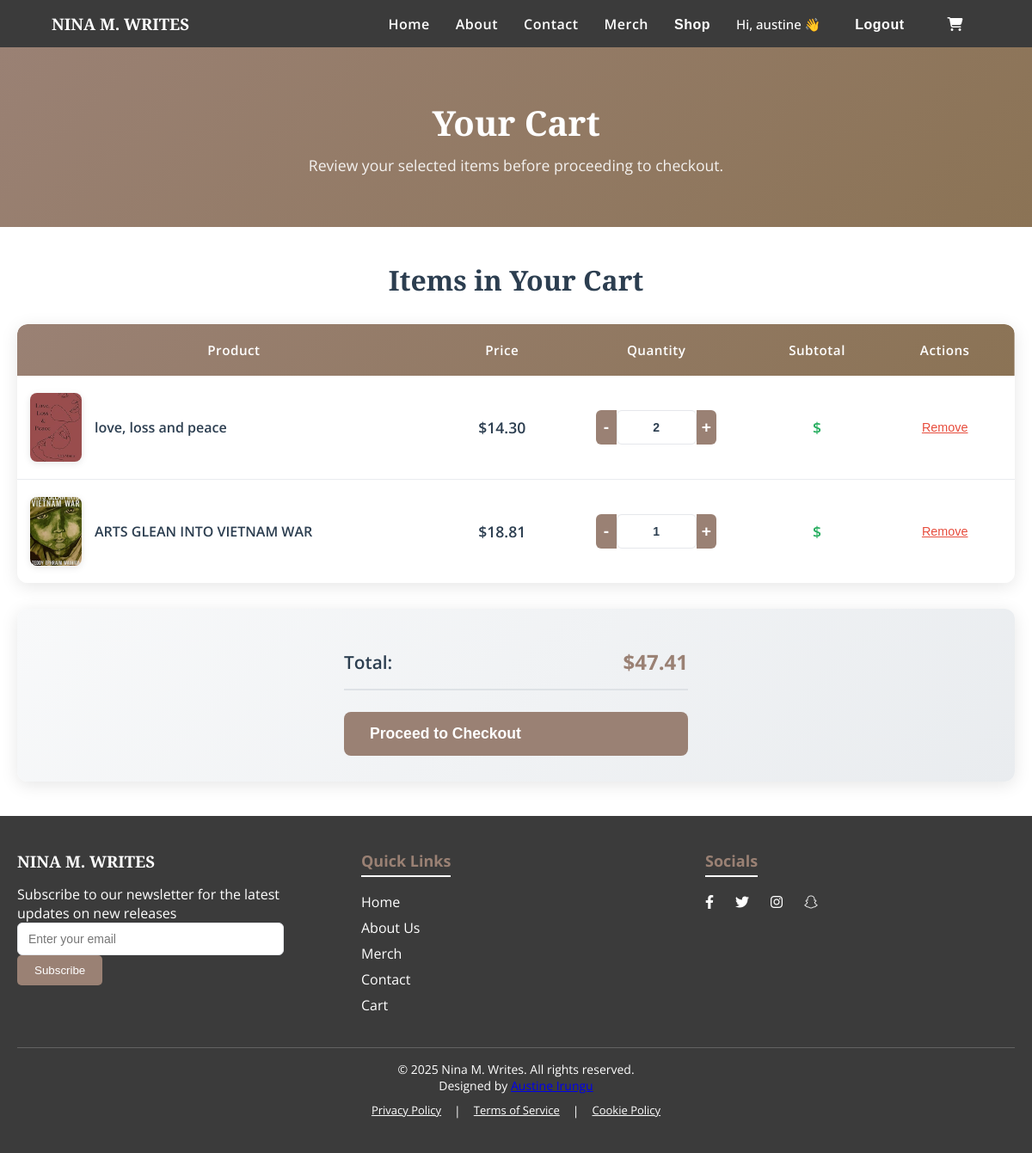
The app's page /cart/ (signed in), older data.
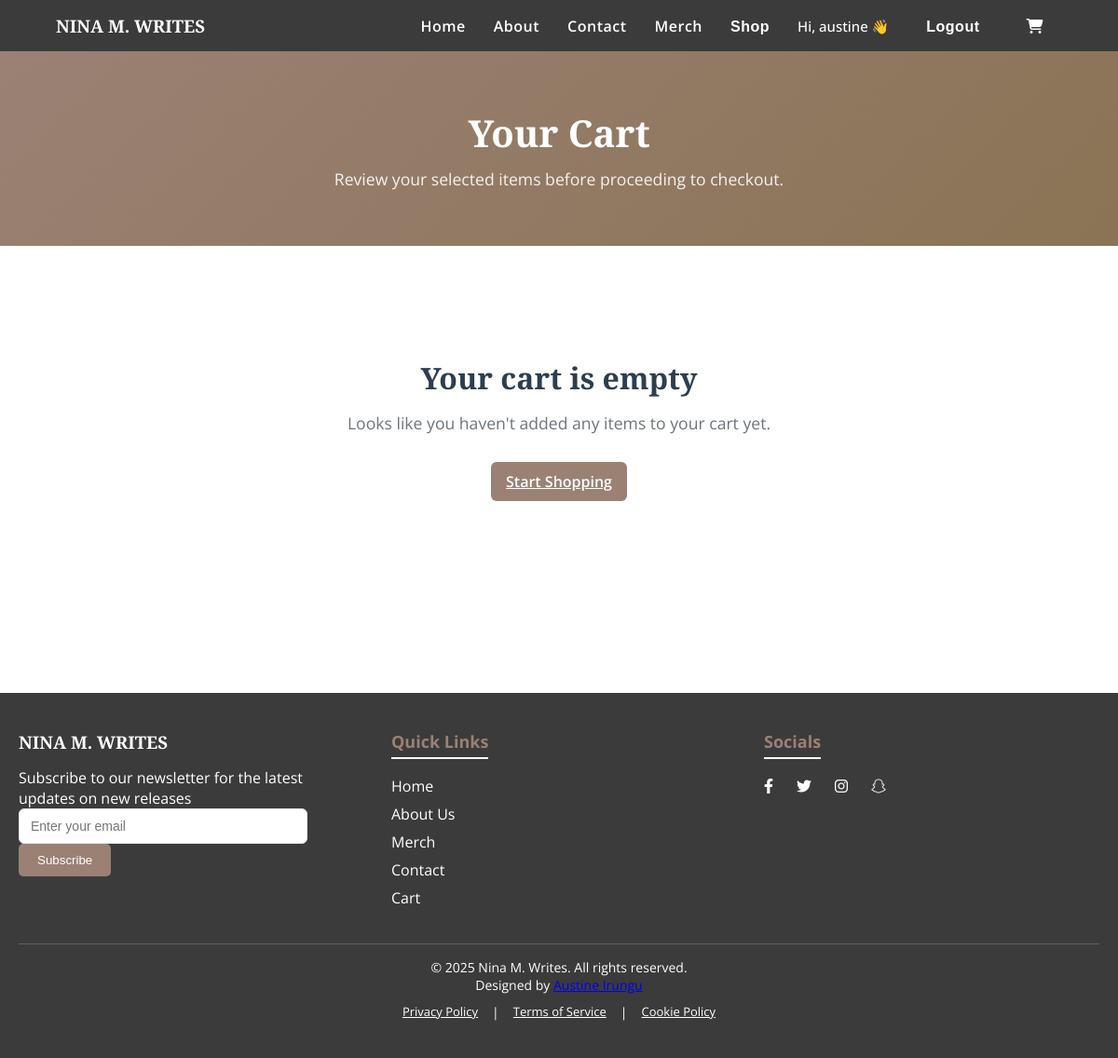
The same page, newer data.
### bookstore/models.py (models this page shows, shortened)
class CartItem(models.Model):
    cart = models.ForeignKey(
        Cart,
        related_name='items',
        on_delete=models.CASCADE
    )
    book = models.ForeignKey(Book, on_delete=models.CASCADE)
    quantity = models.PositiveIntegerField(
        default=1,
        validators=[MinValueValidator(1)]
    )
    added_at = models.DateTimeField(auto_now_add=True)
    @property
    def total_price(self):
        return Decimal(str(self.quantity)) * self.book.price
    class Meta:
        unique_together = ['cart', 'book']
        ordering = ['-added_at']

class Book(models.Model):
    title = models.CharField(max_length=200)
    author = models.CharField(max_length=100)
    description = models.TextField()
    price = models.DecimalField(
        max_digits=10,
        decimal_places=2,
        validators=[MinValueValidator(Decimal('0.00'))]
    )
    image = models.ImageField(upload_to='books/', blank=True, null=True)
    published_date = models.DateField()
    stock_quantity = models.PositiveIntegerField(default=0)
    isbn = models.CharField(max_length=13, unique=True, blank=True, null=True)
    created_at = models.DateTimeField(auto_now_add=True)
    updated_at = models.DateTimeField(auto_now=True)
    class Meta:
        ordering = ['title']
        indexes = [
            models.Index(fields=['isbn']),
            models.Index(fields=['author']),
        ]

### bookstore/views.py (the view, shortened to what this page needs)
# urls.py: path('cart/', views.cart, name='cart'),
def cart(request):
    from decimal import Decimal
    cart_items = []
    total_price = Decimal('0.00')
    if request.user.is_authenticated:
        try:
            customer = Customer.objects.get(email=request.user.email)
            cart_obj = Cart.objects.filter(customer=customer).first()
            if cart_obj:
                cart_items = cart_obj.items.all()
                total_price = cart_obj.total_price
        except Customer.DoesNotExist:
            pass
    return render(request, 'bookstore/cart.html', {
        'cart_items': cart_items,
        'total_price': total_price
    })

### bookstore/models.py (called while the page is built)
    @property
    def total_price(self):
        return sum(item.total_price for item in self.items.all())

### bookstore/templates/bookstore/cart.html (shortened to what this page needs)
{% extends 'bookstore/base.html' %}
{% load static %}
{% block extra_css %}
<link rel="stylesheet" href="{% static 'bookstore/css/cart.css' %}">
{% endblock %}
{% block content %}
<header class="page-header">
    <div class="container">
        <h1>Your Cart</h1>
        <p>Review your selected items before proceeding to checkout.</p>
    </div>
</header>
<section class="page-section cart-section">
    <div class="container">
        {% if cart_items %}
        <div class="cart-container">
            <h2>Items in Your Cart</h2>
            <div class="table-responsive">
                <table class="cart-table">
                    <thead>
                        <tr>
                            <th>Product</th>
                            <th>Price</th>
                            <th>Quantity</th>
                            <th>Subtotal</th>
                            <th>Actions</th>
                        </tr>
                    </thead>
                    <tbody>
                        {% for item in cart_items %}
                        <tr class="cart-item" data-price="{{ item.book.price }}" data-book-id="{{ item.book.id }}">
                            <td class="book-details">
                                <div class="book-info">
                                    <img src="{{ item.book.image.url }}" alt="{{ item.book.title }}" class="book-image">
                                    <div class="book-title">
                                        <h4>{{ item.book.title }}</h4>
                                    </div>
                                </div>
                            </td>
                            <td class="price-cell">${{ item.book.price|floatformat:2 }}</td>
                            <td class="quantity-cell">
                                <div class="quantity-controls">
                                    <button type="button" class="btn-quantity minus" aria-label="Decrease quantity">-</button>
                                    <input type="number" class="quantity-input" value="{{ item.quantity }}" min="1" max="99">
                                    <button type="button" class="btn-quantity add" aria-label="Increase quantity">+</button>
                                </div>
                            </td>
                            <td class="subtotal-cell">
                                <span class="item-total">${{ item.total|floatformat:2 }}</span>
                            </td>
                            <td class="actions-cell">
                                <button type="button" class="btn-remove" aria-label="Remove item">Remove</button>
                            </td>
                        </tr>
                        {% endfor %}
                    </tbody>
                </table>
            </div>
            <div class="cart-summary">
                <div class="summary-content">
                    <div class="total-row">
                        <span class="total-label">Total:</span>
                        <span class="total-amount">$<span id="cart-total">{{ total_price|floatformat:2 }}</span></span>
                    </div>
                    <button class="btn btn-primary btn-checkout" type="button">Proceed to Checkout</button>
                </div>
            </div>
        </div>
        {% else %}
        <div class="empty-cart">
            <div class="empty-cart-content">
                <h2>Your cart is empty</h2>
                <p>Looks like you haven't added any items to your cart yet.</p>
                <a href="{% url 'bookstore:books' %}" class="btn btn-primary">Start Shopping</a>
            </div>
        </div>
        {% endif %}
    </div>
</section>
{% endblock %}

Row changes from the older to the newer data that the page shows:
removed CartItem: book.image (picture), book "love, loss and peace", book.price "14.30", quantity "2"
removed CartItem: book.image (picture), book "ARTS GLEAN INTO VIETNAM WAR", book.price "18.81", quantity "1"
Text that changed along with them:
{{ total_price|floatformat:2 }}: "47.41" → (not shown)
text no longer shown: "Items in Your Cart Product Price Quantity Subtotal Actions Total: $ Proceed to Checkout"
text now shown: "Your cart is empty Looks like you haven't added any items to your cart yet. Start Shopping"
